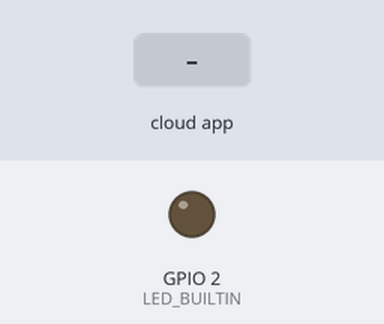
Bench run of a sketch on a simulated ESP32. On the bench: output pins drawn as LEDs (lit = HIGH). Inputs (shaded band) come from the test bench.

Above: at 2.7 s.
2.8 s: the phone or cloud app sets 0 to 1
At 4.7 s:
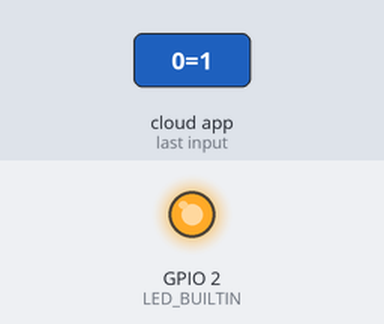
5.0 s: the phone or cloud app sets 0 to 0
At 6.3 s:
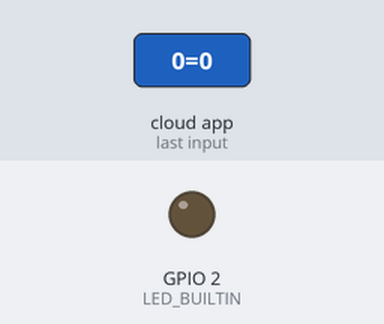
Timing chart, 0 to 8.0 s (numbered marks = the images above; inputs shaded):
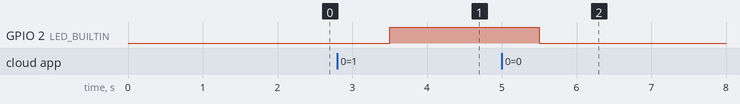

The sketch:

cayenne.ino
```cpp
#include <CayenneMQTTESP32.h>

char wifi_ssid[] = "";
char wifi_pwd[] = "";
char cayenne_user[] = "";
char cayenne_pwd[] = "";
char cayenne_id[] = "";

CAYENNE_IN(0){
  digitalWrite(LED_BUILTIN,getValue.asInt());

}

void setup() {
  Cayenne.begin(cayenne_user, cayenne_pwd, cayenne_id, wifi_ssid, wifi_pwd);
  pinMode(LED_BUILTIN, OUTPUT);

}

void loop() {
  Cayenne.loop();

}
```

Measured:
- after the input at 2.8 s, GPIO 2 (LED_BUILTIN): LOW → HIGH after 0.70 s
- after the input at 5.0 s, GPIO 2 (LED_BUILTIN): HIGH → LOW after 0.50 s
